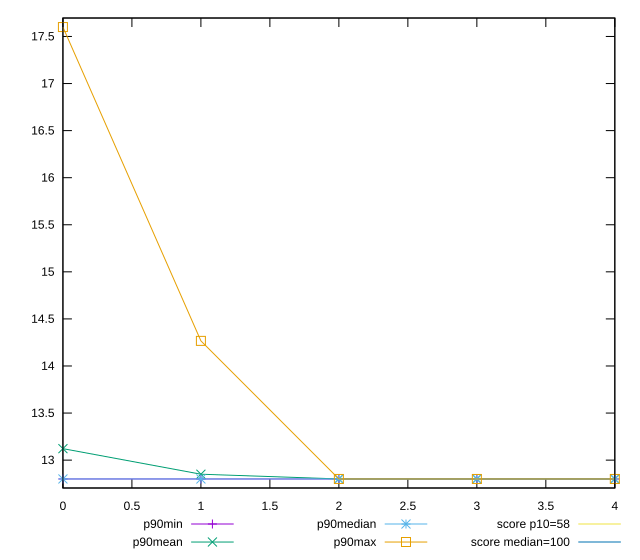

Reproduce this figure in gnuplot.
reset

$p90Min <<EOF
0 12.8
1 12.8
2 12.8
3 12.8
4 12.8
EOF

$p90Mean <<EOF
0 13.121985815602812
1 12.850496453900687
2 12.799999999999976
3 12.799999999999976
4 12.799999999999976
EOF

$p90Median <<EOF
0 12.8
1 12.8
2 12.8
3 12.8
4 12.8
EOF

$p90Max <<EOF
0 17.6
1 14.266666666666666
2 12.8
3 12.8
4 12.8
EOF

set key outside below
set xrange [0:4]
set yrange [12.703999999999976:17.696]
set trange [12.703999999999976:17.696]
set terminal svg size 640, 560 enhanced background rgb 'white'
set output "report_00018_2021-02-10T15-25-16.877Z/estimated-input-latency/progression/value.svg"

plot $p90Min title "p90min" with linespoints, \
     $p90Mean title "p90mean" with linespoints, \
     $p90Median title "p90median" with linespoints, \
     $p90Max title "p90max" with linespoints, \
     58 title "score p10=58", \
     100 title "score median=100"

reset
